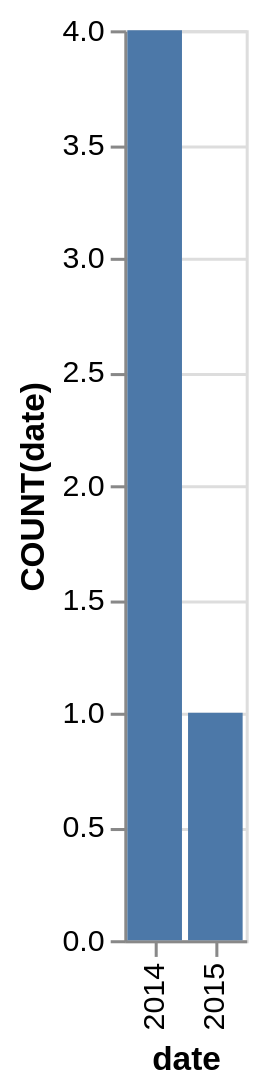

Specify this chart in Vega-Lite:
### Vega-Lite specification from a JSON file in a GitHub repository (floating-point values rounded to 4 significant figures)
{"data": {"values": [{"x_data": "2014", "y_data": 4}, {"x_data": "2015", "y_data": 1}]}, "mark": "bar", "encoding": {"x": {"field": "x_data", "type": "nominal", "title": "date", "sort": {"op": "sum", "field": "y_data", "order": "descending"}}, "y": {"field": "y_data", "type": "quantitative", "title": "COUNT(date)"}}}
